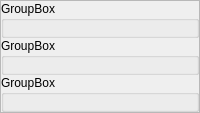
         <widget class="QWidget" name="page">
          <layout class="QVBoxLayout" name="verticalLayout_20">
           <property name="spacing">
            <number>0</number>
           </property>
           <property name="leftMargin">
            <number>0</number>
           </property>
           <property name="topMargin">
            <number>0</number>
           </property>
           <property name="rightMargin">
            <number>0</number>
           </property>
           <property name="bottomMargin">
            <number>0</number>
           </property>
           <item>
            <widget class="QFrame" name="frame_5">
             <property name="frameShape">
              <enum>QFrame::StyledPanel</enum>
             </property>
             <property name="frameShadow">
              <enum>QFrame::Raised</enum>
             </property>
             <layout class="QVBoxLayout" name="verticalLayout_21">
              <property name="spacing">
               <number>0</number>
              </property>
              <property name="leftMargin">
               <number>0</number>
              </property>
              <property name="topMargin">
               <number>0</number>
              </property>
              <property name="rightMargin">
               <number>0</number>
              </property>
              <property name="bottomMargin">
               <number>0</number>
              </property>
              <item>
               <widget class="QGroupBox" name="groupBox_7">
                <property name="title">
                 <string>GroupBox</string>
                </property>
                <layout class="QVBoxLayout" name="verticalLayout_22">
                 <property name="spacing">
                  <number>0</number>
                 </property>
                 <property name="topMargin">
                  <number>0</number>
                 </property>
                 <property name="rightMargin">
                  <number>0</number>
                 </property>
                 <property name="bottomMargin">
                  <number>0</number>
                 </property>
                 <item>
                  <widget class="QLabel" name="label_img_umbral">
                   <property name="text">
                    <string/>
                   </property>
                  </widget>
                 </item>
                </layout>
               </widget>
              </item>
              <item>
               <widget class="QGroupBox" name="groupBox_8">
                <property name="title">
                 <string>GroupBox</string>
                </property>
                <layout class="QVBoxLayout" name="verticalLayout_30">
                 <property name="spacing">
                  <number>0</number>
                 </property>
                 <property name="leftMargin">
                  <number>0</number>
                 </property>
                 <property name="topMargin">
                  <number>0</number>
                 </property>
                 <property name="rightMargin">
                  <number>0</number>
                 </property>
                 <property name="bottomMargin">
                  <number>0</number>
                 </property>
                 <item>
                  <widget class="QLabel" name="label_img_blur">
                   <property name="text">
                    <string/>
                   </property>
                  </widget>
                 </item>
                </layout>
               </widget>
              </item>
              <item>
               <widget class="QGroupBox" name="groupBox_11">
                <property name="title">
                 <string>GroupBox</string>
                </property>
                <layout class="QVBoxLayout" name="verticalLayout_33">
                 <property name="spacing">
                  <number>0</number>
                 </property>
                 <property name="leftMargin">
                  <number>0</number>
                 </property>
                 <property name="topMargin">
                  <number>0</number>
                 </property>
                 <property name="rightMargin">
                  <number>0</number>
                 </property>
                 <property name="bottomMargin">
                  <number>0</number>
                 </property>
                 <item>
                  <widget class="QLabel" name="label_img_canny">
                   <property name="text">
                    <string/>
                   </property>
                  </widget>
                 </item>
                </layout>
               </widget>
              </item>
             </layout>
            </widget>
           </item>
          </layout>
         </widget>
